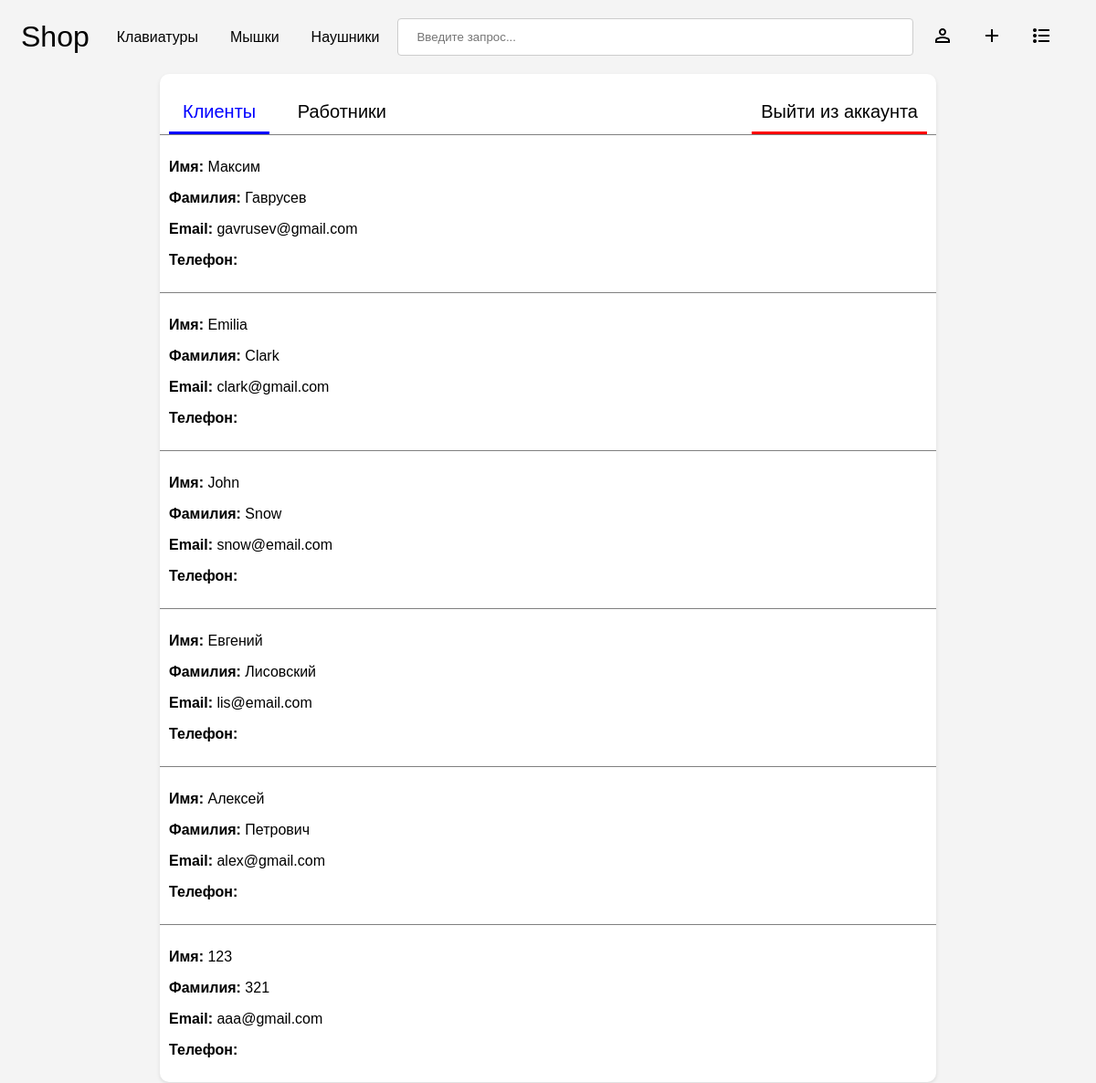
The app's page /person-panel/ (signed in), older data.
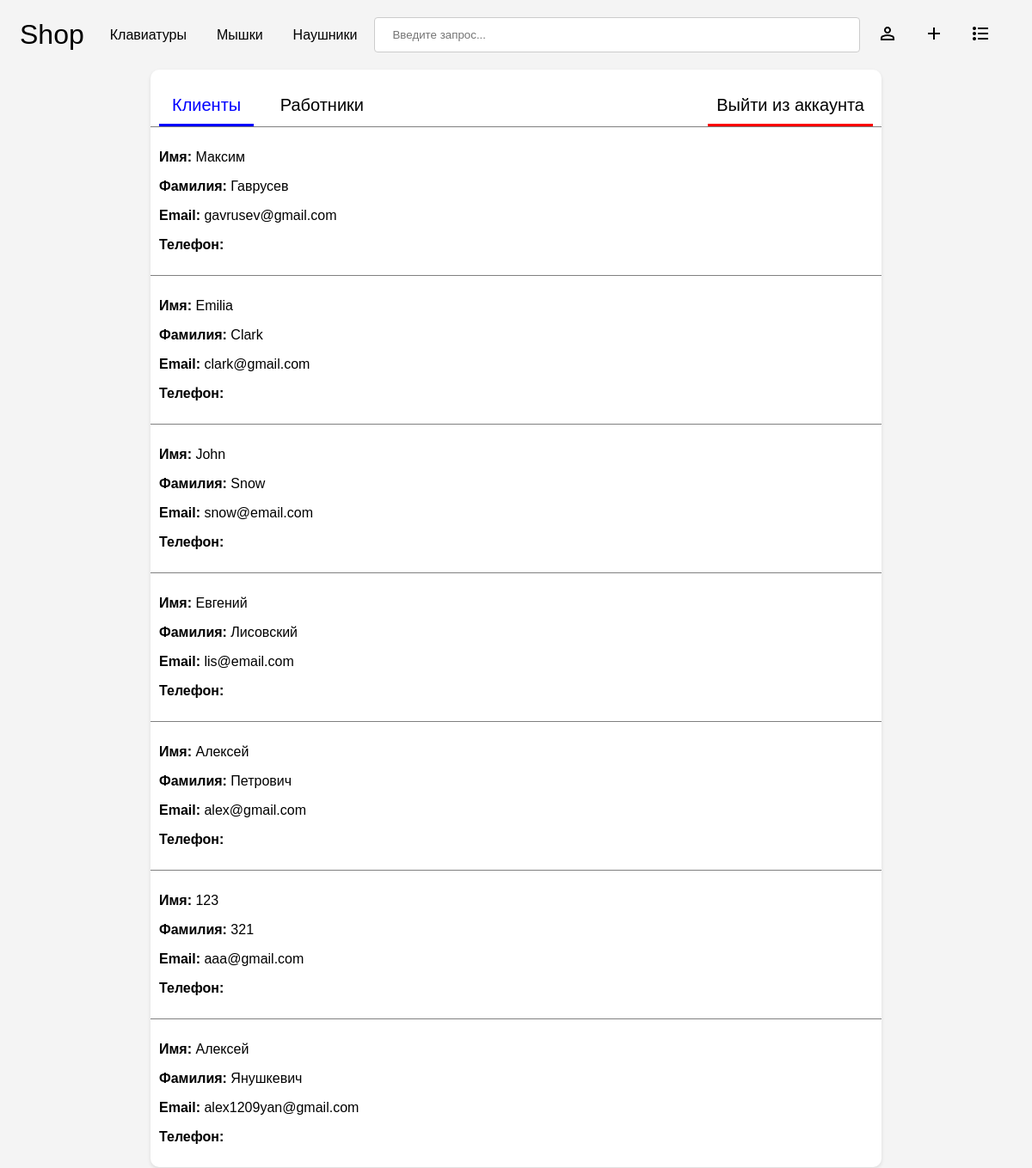
The same page, newer data.
### base/models.py (models this page shows)
class User(AbstractUser):
    email = models.EmailField(null=True, unique=True)
    phone_number = models.CharField(
        max_length=20,
        validators=[phone_regex],
        null = True,
        blank=False
    )
    username = models.CharField(max_length=100, blank = True, null = True)
    USERNAME_FIELD = 'email'
    REQUIRED_FIELDS = []

### base/views.py (the view)
# urls.py: path('person-panel/',views.personPanel, name = 'person-panel'),
@login_required(login_url='/login')
@user_passes_test(only_for_staff, login_url='/login')
def personPanel(request):
    users = User.objects.all
    context = {'users':users}
    return render(request, 'person-panel.html', context)

### base/context_processors.py (called while the page is built)
def cart_item_count(request):
    cart_count = 0
    cart = None
    if request.user.is_authenticated:
        cart,_ = Cart.objects.get_or_create(user=request.user, status = '-')
    elif request.session.session_key != None:
        cart,_ = Cart.objects.get_or_create(session_key=request.session.session_key,status = '-')
    if cart:
        cart_products = CartItem.objects.filter(cart=cart)
        if cart_products.exists():
            cart_count = cart_products.aggregate(Sum('quantity'))['quantity__sum']
        else:
            cart_count = 0
    return {'cart_item_count': cart_count}

### base/views.py (called while the page is built)
def only_for_staff(user):
  return user.is_staff

### templates/person-panel.html (shortened to what this page needs)
<!DOCTYPE html>
{% load static %}
<html lang="en">
<head>
</head>
<body>
    {% load custom_filters %}
    {% include 'navbar.html' %}
    <div class="admin-panel-wrapper">
        <ul class="tabs">
            <li class="tab-link active" data-tab="customers">Клиенты</li>
            <li class="tab-link" data-tab="staff">Работники</li>
            <a class="exit-link" href="{% url 'logout' %}">Выйти из аккаунта</a>
        </ul>
        <div id="customers" class="tab-content active">
            {% for user in users %}
                {% if not user.is_staff %}
                    <div class="person">
                        <div>
                            <p><strong>Имя:</strong> {{ user.first_name }}</p>
                            <p><strong>Фамилия:</strong> {{ user.last_name }}</p>
                            <p><strong>Email:</strong> {{ user.email }}</p>
                            <p><strong>Телефон:</strong> {% if user.phone_number %} {{ user.phone_number }} {% endif %}</p>
                        </div>
                    </div>
                {% endif %}
            {% endfor %}
        </div>
    </div>
</body>
</html>

Row changes from the older to the newer data that the page shows:
added User: first_name "Алексей", last_name "Янушкевич", email "alex1209yan@gmail.com"
